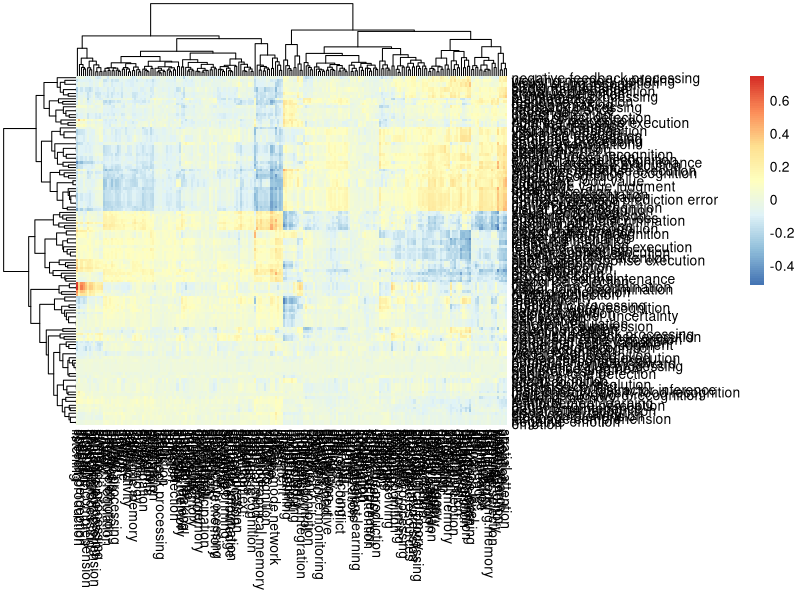

Reproduce this figure in R.
library(pheatmap)
data = read.csv("data/concept_regparam_decoding.csv",row.names=1)

pdf("data/decoding_result.pdf",width=30,height=20)
pheatmap(data)
dev.off()
